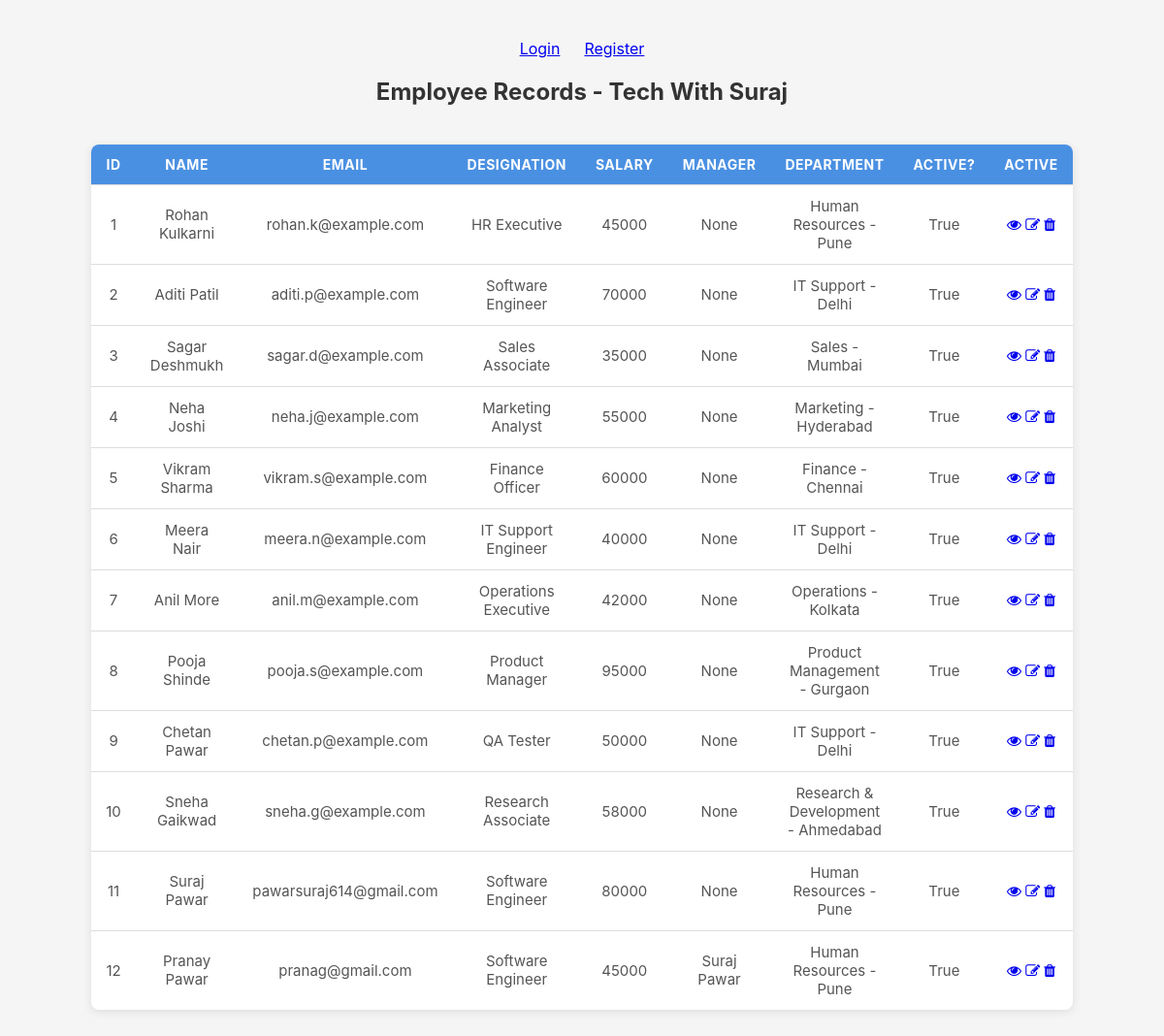
The app's page /, older data.
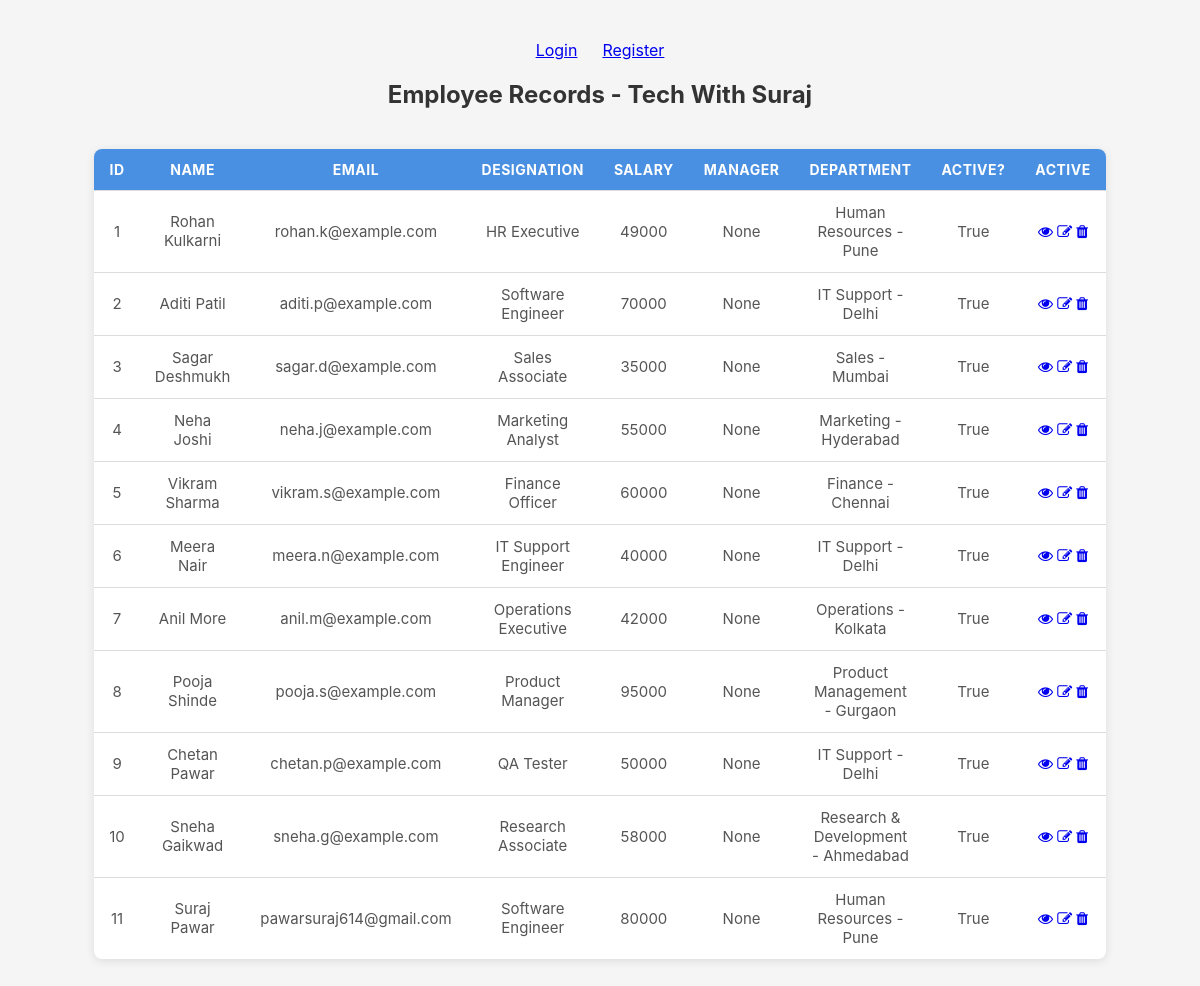
The same page, newer data.
### employees/models.py (models this page shows)
class Employee(models.Model):
    first_name = models.CharField(max_length=50)
    last_name = models.CharField(max_length=50)
    email = models.EmailField(unique=True)
    designation = models.CharField(max_length=50)
    image=models.ImageField(upload_to='emp_images',default='default.jpg')
    salary = models.IntegerField()
    joining_date = models.DateField()
    is_active = models.BooleanField(default=True)
    department = models.ForeignKey(Department, on_delete=models.SET_NULL, blank=True, null=True)
    manager = models.ForeignKey("self", on_delete=models.SET_NULL, blank=True, null=True)
    def __str__(self):
        return f"{self.first_name} {self.last_name}"
    def full_name(self):
        return f"{self.first_name} {self.last_name}"

class Department(models.Model):
    name = models.CharField(max_length=25)
    location = models.CharField(max_length=25)
    def __str__(self):
        return f"{self.name} - {self.location}"

### employee_main/views.py (the view)
# urls.py: 2. Add a URL to urlpatterns:  path('', views.home, name='home')
def home(request):
    employees = Employee.objects.all()
    context = {
        'employees': employees
    }
    return render(request, 'home.html', context)

### templates/home.html (shortened to what this page needs)
{% load static %}
<!DOCTYPE html>
<html lang="en">
<head>
    <link rel="stylesheet" href="{% static 'css/style.css' %}">
    <link rel="stylesheet" href="https://cdnjs.cloudflare.com/ajax/libs/font-awesome/4.7.0/css/font-awesome.min.css">
</head>
<body>
    {% if not user.is_authenticated %}
    <a href="{% url 'login' %}">Login</a> &emsp;
    <a href="{% url 'register' %}">Register</a>
    {% else %}
    You are logged in as: {{user}}
    <a href="{% url 'logout' %}">Logout</a>
    {% endif %}
    <h2>Employee Records - Tech With Suraj</h2>
    <br>
    <table>
        <thead>
            <tr>
                <th>ID</th>
                <th>Name</th>
                <th>Email</th>
                <th>Designation</th>
                <th>Salary</th>
                <th>Manager</th>
                <th>Department</th>
                <th>Active?</th>
                <th>Active</th>
            </tr>
        </thead>
        <tbody>
            {% for e in employees %}
                <tr>
                    <td>{{ e.id }}</td>
                    <td>{{ e.full_name }}</td>
                    <td>{{ e.email }}</td>
                    <td>{{ e.designation }}</td>
                    <td>{{ e.salary }}</td>
                    <td>{{ e.manager }}</td>
                    <td>{{ e.department }}</td>
                    <td>{{ e.is_active }}</td>
                    <td>
                        <a href="{% url 'employee_detail' e.id %}"><i class="fa fa-eye"></i></a>
                        <a href="{% url 'edit_employee' e.id %}"><i class="fa fa-edit"></i></a>
                        <a href="{% url 'delete_employee' e.id %}"><i class="fa fa-trash"></i></a>
                    </td>
                </tr>
            {% endfor %}
        </tbody>
    </table>
</body>
</html>

Row changes from the older to the newer data that the page shows:
removed Employee: id "12", full_name "Pranay Pawar", email "pranag@gmail.com", designation "Software Engineer", salary "45000", manager "Suraj Pawar", department "Human Resources - Pune", is_active "True"
changed Employee "Rohan Kulkarni": salary "45000" → "49000"
